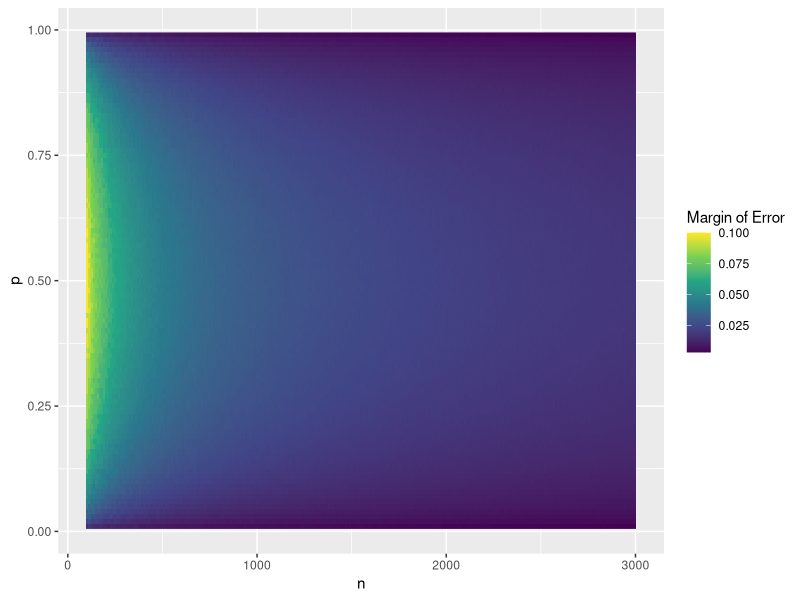

Reproduce this figure in R.
###########################################################################
# HW 10
# Avery Johnson
# MATH 240 - SPRING 2025
###########################################################################

library(tidyverse)
################################################################################
# 1) Basic Simulation
################################################################################

# for sample size of 1004
samp.size <- 1004 # sample size
p_true <- 0.39
simulations <- 10000

sample_counts <- rbinom(simulations, size=samp.size, prob=p_true)
sample_proportions <- sample_counts/samp.size

og.sample <- tibble(proportion=sample_proportions)

sample.1004.plot <- ggplot(data=og.sample)+
  geom_histogram(aes(x=proportion, y=after_stat(density)), color="lightgrey") +
  geom_density(aes(x = proportion), color = "red")+
  geom_hline(yintercept=0)+
  theme_bw()+
  xlab("Sample Proportion")+
  ylab("Density") +
  ggtitle("Sampling Distribution (n=1004)")

middle.95.range.1004 <- quantile(sample_proportions, probs = c(0.025, 0.975))
middle.range.1004 <- middle.95.range.1004[2] - middle.95.range.1004[1]
margin.error.1004 <- middle.range.1004 / 2
  
# for sample size of 2008
samp.size.2 <- 2008 # sample size
p_true <- 0.39
simulations <- 10000

sample_counts.2 <- rbinom(simulations, size=samp.size.2, prob=p_true)
sample_proportions.2 <- sample_counts.2/samp.size.2

og.sample.2 <- tibble(proportion=sample_proportions.2)

sample.2008.plot <- ggplot(data=og.sample.2)+
  geom_histogram(aes(x=proportion, y=after_stat(density)), color="lightgrey") +
  geom_density(aes(x = proportion), color = "red")+
  geom_hline(yintercept=0)+
  theme_bw()+
  xlab("Sample Proportion")+
  ylab("Density") +
  ggtitle("Sampling Distribution (n=2008)")

middle.95.range.2008 <- quantile(sample_proportions.2, probs = c(0.025, 0.975))
middle.range.2008 <- middle.95.range.2008[2] - middle.95.range.2008[1]
margin.error.2008 <- middle.range.2008 / 2

library(patchwork)
sample.plots <- sample.1004.plot + sample.2008.plot

results_table <- tibble(
  `Sample Size` = c(1004, 2008),
  `Lower Bound (95%)` = c(middle.95.range.1004[1], middle.95.range.2008[1]),
  `Upper Bound (95%)` = c(middle.95.range.1004[2], middle.95.range.2008[2]),
  `Margin of Error` = c(margin.error.1004, margin.error.2008)
)
view(results_table)

################################################################################
# 2) Resampling
################################################################################

satisfied.prop <- 0.39
dissatisfied.prop <- 0.59
no.opinion.prop <- 0.02
samp.size <- 1004

# data frame from Gallup survey
gallup.sample <- tibble(id          = 1:samp.size,
                        response = c(rep("Satisfied", round(satisfied.prop * samp.size)), 
                                 rep("Not Satisfied", round(dissatisfied.prop * samp.size)),
                                 rep("No Opinion", round(no.opinion.prop * samp.size)))
)

# resamples
R <- 1000
resamples <- tibble(p.hat = numeric(R))

for (i in 1:R) {
  curr.resample <- sample(gallup.sample$response, size=samp.size, replace=T)
  resamples$p.hat[i] <- mean(curr.resample == "Satisfied")
}

resampling.plot <- ggplot(data=resamples) +
  geom_histogram(aes(x = p.hat, y = after_stat(density)), color = "lightgrey", bins = 30) +
  geom_density(aes(x = p.hat), color="red") +
  geom_hline(yintercept=0) +
  theme_bw() +
  xlab(bquote(hat(p)))+
  ylab("Density") +
  ggtitle(bquote("Resampling Distribution of " ~ hat(p)))

middle_95_range_resample <- quantile(resamples$p.hat, probs = c(0.025, 0.975))
margin_error_resample <- (middle_95_range_resample[2] - middle_95_range_resample[1]) / 2


results_table <- tibble(
  `Sample Size` = c("Simulation (n=1004)", "Simulation (n=2008)", "Resample"),
  `Lower Bound (95%)` = c(middle.95.range.1004[1], middle.95.range.2008[1], middle_95_range_resample[1]),
  `Upper Bound (95%)` = c(middle.95.range.1004[2], middle.95.range.2008[2], middle_95_range_resample[2]),
  `Margin of Error` = c(margin.error.1004, margin.error.2008, margin_error_resample)
)
view(results_table)


################################################################################
# 3) Simulation over n and p
################################################################################

n_values <- seq(100, 3000, by=10)
p_values <- seq(0.01, 0.99, by=0.01)
simulations <- 10000

# initialize an empty tibble
margin_error_results <- tibble(n = numeric(), 
                               p = numeric(), 
                               margin_error = numeric())

for (n in n_values) {
  for (p in p_values) {
    sample_counts <- rbinom(simulations, size=n, prob=p)
    sample_proportions <- sample_counts/n
    middle_95_range <- quantile(sample_proportions, probs = c(0.025, 0.975))
    margin_error <- (middle_95_range[2] - middle_95_range[1]) / 2
    
    margin_error_results<- bind_rows(margin_error_results, 
                                     tibble(n=n, p=p, margin_error=margin_error))
  }
}
view(margin_error_results)

ggplot(data=margin_error_results, aes(x=n, y=p, fill=margin_error)) +
  geom_raster() +
  scale_fill_viridis_c(name="Margin of Error")
  theme_bw() +
  ggtitle("Margin of Error Across Different Sample Sizes and Probabilities") +
  xlab("Sample Size (n)") +
  ylab("Probability (p)")
